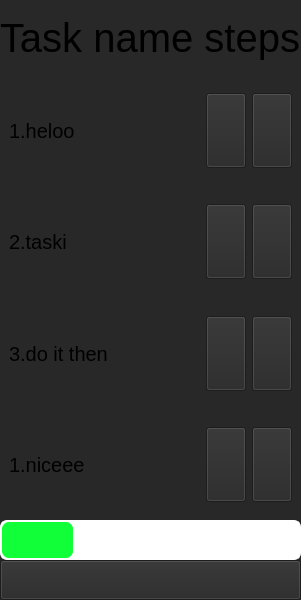
                 <widget class="QWidget" name="steps_widget" native="true">
                  <property name="minimumSize">
                   <size>
                    <width>0</width>
                    <height>600</height>
                   </size>
                  </property>
                  <property name="styleSheet">
                   <string notr="true">background-color: rgb(40,40, 40);
</string>
                  </property>
                  <layout class="QVBoxLayout" name="verticalLayout_4">
                   <property name="spacing">
                    <number>0</number>
                   </property>
                   <property name="leftMargin">
                    <number>0</number>
                   </property>
                   <property name="topMargin">
                    <number>0</number>
                   </property>
                   <property name="rightMargin">
                    <number>0</number>
                   </property>
                   <property name="bottomMargin">
                    <number>0</number>
                   </property>
                   <item>
                    <widget class="QLabel" name="steps_label">
                     <property name="minimumSize">
                      <size>
                       <width>0</width>
                       <height>75</height>
                      </size>
                     </property>
                     <property name="font">
                      <font>
                       <pointsize>30</pointsize>
                       <bold>false</bold>
                       <kerning>true</kerning>
                      </font>
                     </property>
                     <property name="text">
                      <string>Task name steps</string>
                     </property>
                     <property name="wordWrap">
                      <bool>true</bool>
                     </property>
                    </widget>
                   </item>
                   <item>
                    <layout class="QVBoxLayout" name="verticalLayout_3" stretch="1,1,1,1">
                     <item>
                      <widget class="QWidget" name="widget_7" native="true">
                       <layout class="QHBoxLayout" name="horizontalLayout_6" stretch="0,0,1,0,0">
                        <item>
                         <widget class="QLabel" name="task_step_1_label_8">
                          <property name="minimumSize">
                           <size>
                            <width>100</width>
                            <height>70</height>
                           </size>
                          </property>
                          <property name="font">
                           <font>
                            <pointsize>15</pointsize>
                           </font>
                          </property>
                          <property name="text">
                           <string>1.heloo</string>
                          </property>
                          <property name="wordWrap">
                           <bool>true</bool>
                          </property>
                         </widget>
                        </item>
                        <item>
                         <spacer name="horizontalSpacer_12">
                          <property name="orientation">
                           <enum>Qt::Orientation::Horizontal</enum>
                          </property>
                          <property name="sizeHint" stdset="0">
                           <size>
                            <width>10</width>
                            <height>20</height>
                           </size>
                          </property>
                         </spacer>
                        </item>
                        <item>
                         <widget class="QPushButton" name="pushButton_7">
                          <property name="sizePolicy">
                           <sizepolicy hsizetype="Preferred" vsizetype="Fixed">
                            <horstretch>0</horstretch>
                            <verstretch>0</verstretch>
                           </sizepolicy>
                          </property>
                          <property name="maximumSize">
                           <size>
                            <width>75</width>
                            <height>75</height>
                           </size>
                          </property>
                          <property name="styleSheet">
                           <string notr="true">QPushButton {
    background-color: transparent;
    border: none;
    padding: 0px;
}

QPushButton:pressed {
    background-color: transparent;
}

QPushButton:checked {
    background-color: transparent;
}



</string>
                          </property>
                          <property name="text">
                           <string/>
                          </property>
                          <property name="icon">
                           <iconset>
                            <normaloff>icons_white/circle.svg</normaloff>icons_white/circle.svg</iconset>
                          </property>
                          <property name="iconSize">
                           <size>
                            <width>40</width>
                            <height>40</height>
                           </size>
                          </property>
                          <property name="checkable">
                           <bool>true</bool>
                          </property>
                          <property name="flat">
                           <bool>true</bool>
                          </property>
                         </widget>
                        </item>
                        <item>
                         <widget class="QPushButton" name="task_step_1_edit_8">
                          <property name="sizePolicy">
                           <sizepolicy hsizetype="Preferred" vsizetype="Preferred">
                            <horstretch>0</horstretch>
                            <verstretch>0</verstretch>
                           </sizepolicy>
                          </property>
                          <property name="minimumSize">
                           <size>
                            <width>0</width>
                            <height>50</height>
                           </size>
                          </property>
                          <property name="maximumSize">
                           <size>
                            <width>75</width>
                            <height>75</height>
                           </size>
                          </property>
                          <property name="text">
                           <string/>
                          </property>
                          <property name="icon">
                           <iconset>
                            <normaloff>icons_white/pencil.svg</normaloff>icons_white/pencil.svg</iconset>
                          </property>
                          <property name="iconSize">
                           <size>
                            <width>40</width>
                            <height>40</height>
                           </size>
                          </property>
                         </widget>
                        </item>
                        <item>
                         <widget class="QPushButton" name="task_step_1_delete_8">
                          <property name="minimumSize">
                           <size>
                            <width>0</width>
                            <height>50</height>
                           </size>
                          </property>
                          <property name="maximumSize">
                           <size>
                            <width>75</width>
                            <height>75</height>
                           </size>
                          </property>
                          <property name="text">
                           <string/>
                          </property>
                          <property name="icon">
                           <iconset>
                            <normaloff>icons_white/trash.svg</normaloff>icons_white/trash.svg</iconset>
                          </property>
                          <property name="iconSize">
                           <size>
                            <width>40</width>
                            <height>40</height>
                           </size>
                          </property>
                         </widget>
                        </item>
                       </layout>
                      </widget>
                     </item>
                     <item>
                      <widget class="QWidget" name="widget_4" native="true">
                       <layout class="QHBoxLayout" name="horizontalLayout_3" stretch="0,0,1,0,0">
                        <item>
                         <widget class="QLabel" name="task_step_1_label_9">
                          <property name="minimumSize">
                           <size>
                            <width>0</width>
                            <height>70</height>
                           </size>
                          </property>
                          <property name="font">
                           <font>
                            <pointsize>15</pointsize>
                           </font>
                          </property>
                          <property name="text">
                           <string>2.taski</string>
                          </property>
                          <property name="wordWrap">
                           <bool>true</bool>
                          </property>
                         </widget>
                        </item>
                        <item>
                         <spacer name="horizontalSpacer_11">
                          <property name="orientation">
                           <enum>Qt::Orientation::Horizontal</enum>
                          </property>
                          <property name="sizeHint" stdset="0">
                           <size>
                            <width>10</width>
                            <height>20</height>
                           </size>
                          </property>
                         </spacer>
                        </item>
                        <item>
                         <widget class="QPushButton" name="pushButton_8">
                          <property name="minimumSize">
                           <size>
                            <width>0</width>
                            <height>0</height>
                           </size>
                          </property>
                          <property name="maximumSize">
                           <size>
                            <width>75</width>
                            <height>75</height>
                           </size>
                          </property>
                          <property name="styleSheet">
                           <string notr="true">QPushButton {
    background-color: transparent;
    border: none;
    padding: 0px;
}

QPushButton:pressed {
    background-color: transparent;
}

QPushButton:checked {
    background-color: transparent;
}



</string>
                          </property>
                          <property name="text">
                           <string/>
                          </property>
                          <property name="icon">
                           <iconset>
                            <normaloff>icons_white/circle.svg</normaloff>icons_white/circle.svg</iconset>
                          </property>
                          <property name="iconSize">
                           <size>
                            <width>40</width>
                            <height>40</height>
                           </size>
                          </property>
                          <property name="checkable">
                           <bool>true</bool>
                          </property>
                          <property name="flat">
                           <bool>true</bool>
                          </property>
                         </widget>
                        </item>
                        <item>
                         <widget class="QPushButton" name="task_step_1_edit_9">
                          <property name="sizePolicy">
                           <sizepolicy hsizetype="Preferred" vsizetype="Preferred">
                            <horstretch>0</horstretch>
                            <verstretch>0</verstretch>
                           </sizepolicy>
                          </property>
                          <property name="minimumSize">
                           <size>
                            <width>0</width>
                            <height>50</height>
                           </size>
                          </property>
                          <property name="maximumSize">
                           <size>
                            <width>75</width>
                            <height>75</height>
                           </size>
                          </property>
                          <property name="text">
                           <string/>
                          </property>
                          <property name="icon">
                           <iconset>
                            <normaloff>icons_white/pencil.svg</normaloff>icons_white/pencil.svg</iconset>
                          </property>
                          <property name="iconSize">
                           <size>
                            <width>40</width>
                            <height>40</height>
                           </size>
                          </property>
                         </widget>
                        </item>
                        <item>
                         <widget class="QPushButton" name="task_step_1_delete_9">
                          <property name="minimumSize">
                           <size>
                            <width>0</width>
                            <height>50</height>
                           </size>
                          </property>
                          <property name="maximumSize">
                           <size>
                            <width>75</width>
                            <height>75</height>
                           </size>
                          </property>
                          <property name="text">
                           <string/>
                          </property>
                          <property name="icon">
                           <iconset>
                            <normaloff>icons_white/trash.svg</normaloff>icons_white/trash.svg</iconset>
                          </property>
                          <property name="iconSize">
                           <size>
                            <width>40</width>
                            <height>40</height>
                           </size>
                          </property>
                         </widget>
                        </item>
                       </layout>
                      </widget>
                     </item>
                     <item>
                      <widget class="QWidget" name="widget_6" native="true">
                       <property name="font">
                        <font>
                         <pointsize>10</pointsize>
                         <bold>false</bold>
                         <kerning>true</kerning>
                        </font>
                       </property>
                       <layout class="QHBoxLayout" name="horizontalLayout_5" stretch="0,0,1,0,0">
                        <item>
                         <widget class="QLabel" name="task_step_1_label_2">
                          <property name="minimumSize">
                           <size>
                            <width>0</width>
                            <height>70</height>
                           </size>
                          </property>
                          <property name="font">
                           <font>
                            <pointsize>15</pointsize>
                           </font>
                          </property>
                          <property name="text">
                           <string>3.do it then</string>
                          </property>
                          <property name="wordWrap">
                           <bool>true</bool>
                          </property>
                         </widget>
                        </item>
                        <item>
                         <spacer name="horizontalSpacer_10">
                          <property name="orientation">
                           <enum>Qt::Orientation::Horizontal</enum>
                          </property>
                          <property name="sizeHint" stdset="0">
                           <size>
                            <width>10</width>
                            <height>20</height>
                           </size>
                          </property>
                         </spacer>
                        </item>
                        <item>
                         <widget class="QPushButton" name="pushButton_6">
                          <property name="minimumSize">
                           <size>
                            <width>0</width>
                            <height>0</height>
                           </size>
                          </property>
                          <property name="maximumSize">
                           <size>
                            <width>75</width>
                            <height>75</height>
                           </size>
                          </property>
                          <property name="styleSheet">
                           <string notr="true">QPushButton {
    background-color: transparent;
    border: none;
    padding: 0px;
}

QPushButton:pressed {
    background-color: transparent;
}

QPushButton:checked {
    background-color: transparent;
}



</string>
                          </property>
                          <property name="text">
                           <string/>
                          </property>
                          <property name="icon">
                           <iconset>
                            <normaloff>icons_white/circle.svg</normaloff>icons_white/circle.svg</iconset>
                          </property>
                          <property name="iconSize">
                           <size>
                            <width>40</width>
                            <height>40</height>
                           </size>
                          </property>
                          <property name="checkable">
                           <bool>true</bool>
                          </property>
                          <property name="flat">
                           <bool>true</bool>
                          </property>
                         </widget>
                        </item>
                        <item>
                         <widget class="QPushButton" name="task_step_1_edit_2">
                          <property name="sizePolicy">
                           <sizepolicy hsizetype="Preferred" vsizetype="Preferred">
                            <horstretch>0</horstretch>
                            <verstretch>0</verstretch>
                           </sizepolicy>
                          </property>
                          <property name="minimumSize">
                           <size>
                            <width>0</width>
                            <height>50</height>
                           </size>
                          </property>
                          <property name="maximumSize">
                           <size>
                            <width>75</width>
                            <height>75</height>
                           </size>
                          </property>
                          <property name="text">
                           <string/>
                          </property>
                          <property name="icon">
                           <iconset>
                            <normaloff>icons_white/pencil.svg</normaloff>icons_white/pencil.svg</iconset>
                          </property>
                          <property name="iconSize">
                           <size>
                            <width>40</width>
                            <height>40</height>
                           </size>
                          </property>
                         </widget>
                        </item>
                        <item>
                         <widget class="QPushButton" name="task_step_1_delete_2">
                          <property name="minimumSize">
                           <size>
                            <width>0</width>
                            <height>50</height>
                           </size>
                          </property>
                          <property name="maximumSize">
                           <size>
                            <width>75</width>
                            <height>75</height>
                           </size>
                          </property>
                          <property name="text">
                           <string/>
                          </property>
                          <property name="icon">
                           <iconset>
                            <normaloff>icons_white/trash.svg</normaloff>icons_white/trash.svg</iconset>
                          </property>
                          <property name="iconSize">
                           <size>
                            <width>40</width>
                            <height>40</height>
                           </size>
                          </property>
                         </widget>
                        </item>
                       </layout>
                      </widget>
                     </item>
                     <item>
                      <widget class="QWidget" name="widget_5" native="true">
                       <layout class="QHBoxLayout" name="horizontalLayout_4" stretch="0,0,1,0,0">
                        <item>
                         <widget class="QLabel" name="task_step_1_label_10">
                          <property name="sizePolicy">
                           <sizepolicy hsizetype="Minimum" vsizetype="Preferred">
                            <horstretch>0</horstretch>
                            <verstretch>0</verstretch>
                           </sizepolicy>
                          </property>
                          <property name="minimumSize">
                           <size>
                            <width>0</width>
                            <height>70</height>
                           </size>
                          </property>
                          <property name="font">
                           <font>
                            <pointsize>15</pointsize>
                            <bold>false</bold>
                            <kerning>true</kerning>
                           </font>
                          </property>
                          <property name="text">
                           <string>1.niceee</string>
                          </property>
                          <property name="textFormat">
                           <enum>Qt::TextFormat::AutoText</enum>
                          </property>
                          <property name="scaledContents">
                           <bool>false</bool>
                          </property>
                          <property name="wordWrap">
                           <bool>true</bool>
                          </property>
                         </widget>
                        </item>
                        <item>
                         <spacer name="horizontalSpacer_9">
                          <property name="orientation">
                           <enum>Qt::Orientation::Horizontal</enum>
                          </property>
                          <property name="sizeHint" stdset="0">
                           <size>
                            <width>10</width>
                            <height>20</height>
                           </size>
                          </property>
                         </spacer>
                        </item>
                        <item>
                         <widget class="QPushButton" name="pushButton_9">
                          <property name="enabled">
                           <bool>true</bool>
                          </property>
                          <property name="maximumSize">
                           <size>
                            <width>75</width>
                            <height>75</height>
                           </size>
                          </property>
                          <property name="styleSheet">
                           <string notr="true">QPushButton {
    background-color: transparent;
    border: none;
    padding: 0px;
}

QPushButton:pressed {
    background-color: transparent;
}

QPushButton:checked {
    background-color: transparent;
}



</string>
                          </property>
                          <property name="text">
                           <string/>
                          </property>
                          <property name="icon">
                           <iconset>
                            <normaloff>icons_white/circle.svg</normaloff>icons_white/circle.svg</iconset>
                          </property>
                          <property name="iconSize">
                           <size>
                            <width>40</width>
                            <height>40</height>
                           </size>
                          </property>
                          <property name="checkable">
                           <bool>true</bool>
                          </property>
                          <property name="flat">
                           <bool>true</bool>
                          </property>
                         </widget>
                        </item>
                        <item>
                         <widget class="QPushButton" name="task_step_1_edit_10">
                          <property name="sizePolicy">
                           <sizepolicy hsizetype="Preferred" vsizetype="Preferred">
                            <horstretch>0</horstretch>
                            <verstretch>0</verstretch>
                           </sizepolicy>
                          </property>
                          <property name="minimumSize">
                           <size>
                            <width>0</width>
                            <height>50</height>
                           </size>
                          </property>
                          <property name="maximumSize">
                           <size>
                            <width>75</width>
                            <height>75</height>
                           </size>
                          </property>
                          <property name="text">
                           <string/>
                          </property>
                          <property name="icon">
                           <iconset>
                            <normaloff>icons_white/pencil.svg</normaloff>icons_white/pencil.svg</iconset>
                          </property>
                          <property name="iconSize">
                           <size>
                            <width>40</width>
                            <height>40</height>
                           </size>
                          </property>
                         </widget>
                        </item>
                        <item>
                         <widget class="QPushButton" name="task_step_1_delete_10">
                          <property name="minimumSize">
                           <size>
                            <width>0</width>
                            <height>50</height>
                           </size>
                          </property>
                          <property name="maximumSize">
                           <size>
                            <width>75</width>
                            <height>75</height>
                           </size>
                          </property>
                          <property name="text">
                           <string/>
                          </property>
                          <property name="icon">
                           <iconset>
                            <normaloff>icons_white/trash.svg</normaloff>icons_white/trash.svg</iconset>
                          </property>
                          <property name="iconSize">
                           <size>
                            <width>40</width>
                            <height>40</height>
                           </size>
                          </property>
                         </widget>
                        </item>
                       </layout>
                      </widget>
                     </item>
                    </layout>
                   </item>
                   <item>
                    <widget class="QProgressBar" name="task_step_progress">
                     <property name="sizePolicy">
                      <sizepolicy hsizetype="Expanding" vsizetype="Preferred">
                       <horstretch>0</horstretch>
                       <verstretch>0</verstretch>
                      </sizepolicy>
                     </property>
                     <property name="minimumSize">
                      <size>
                       <width>0</width>
                       <height>40</height>
                      </size>
                     </property>
                     <property name="styleSheet">
                      <string notr="true">
QProgressBar {
    border: 2px solid white;
    border-radius: 7px;
    background-color: white;
    padding: 0;
}

QProgressBar::chunk {
    background-color: rgb(17, 255, 57);
    border-radius: 7px;
}
</string>
                     </property>
                     <property name="value">
                      <number>24</number>
                     </property>
                     <property name="textVisible">
                      <bool>false</bool>
                     </property>
                    </widget>
                   </item>
                   <item>
                    <widget class="QPushButton" name="add_task_step_button">
                     <property name="sizePolicy">
                      <sizepolicy hsizetype="Preferred" vsizetype="Preferred">
                       <horstretch>0</horstretch>
                       <verstretch>0</verstretch>
                      </sizepolicy>
                     </property>
                     <property name="minimumSize">
                      <size>
                       <width>0</width>
                       <height>40</height>
                      </size>
                     </property>
                     <property name="text">
                      <string/>
                     </property>
                     <property name="icon">
                      <iconset>
                       <normaloff>icons_white/plus.svg</normaloff>icons_white/plus.svg</iconset>
                     </property>
                     <property name="iconSize">
                      <size>
                       <width>40</width>
                       <height>40</height>
                      </size>
                     </property>
                    </widget>
                   </item>
                  </layout>
                 </widget>
